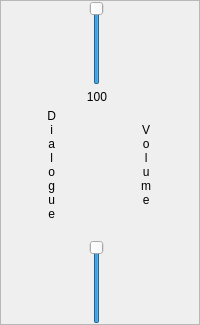
     <widget class="QFrame" name="frame">
      <property name="sizePolicy">
       <sizepolicy hsizetype="Maximum" vsizetype="Minimum">
        <horstretch>0</horstretch>
        <verstretch>0</verstretch>
       </sizepolicy>
      </property>
      <property name="frameShape">
       <enum>QFrame::StyledPanel</enum>
      </property>
      <property name="frameShadow">
       <enum>QFrame::Raised</enum>
      </property>
      <property name="lineWidth">
       <number>1</number>
      </property>
      <layout class="QGridLayout" name="gridLayout_3">
       <property name="leftMargin">
        <number>3</number>
       </property>
       <property name="topMargin">
        <number>0</number>
       </property>
       <property name="rightMargin">
        <number>9</number>
       </property>
       <property name="bottomMargin">
        <number>0</number>
       </property>
       <property name="horizontalSpacing">
        <number>3</number>
       </property>
       <property name="verticalSpacing">
        <number>5</number>
       </property>
       <item row="0" column="0" colspan="2">
        <widget class="QSlider" name="slider_3">
         <property name="sizePolicy">
          <sizepolicy hsizetype="Minimum" vsizetype="Minimum">
           <horstretch>0</horstretch>
           <verstretch>0</verstretch>
          </sizepolicy>
         </property>
         <property name="maximum">
          <number>100</number>
         </property>
         <property name="value">
          <number>100</number>
         </property>
         <property name="orientation">
          <enum>Qt::Vertical</enum>
         </property>
        </widget>
       </item>
       <item row="2" column="0">
        <widget class="QLabel" name="label_5">
         <property name="text">
          <string> D
 i
 a
 l
 o
 g
 u
 e
</string>
         </property>
         <property name="alignment">
          <set>Qt::AlignHCenter|Qt::AlignTop</set>
         </property>
         <property name="wordWrap">
          <bool>false</bool>
         </property>
         <property name="margin">
          <number>0</number>
         </property>
        </widget>
       </item>
       <item row="2" column="1">
        <widget class="QLabel" name="label_6">
         <property name="text">
          <string>
 V
 o
 l
 u
 m
 e</string>
         </property>
         <property name="alignment">
          <set>Qt::AlignHCenter|Qt::AlignTop</set>
         </property>
        </widget>
       </item>
       <item row="3" column="0" colspan="2">
        <widget class="QSlider" name="slider_2">
         <property name="sizePolicy">
          <sizepolicy hsizetype="Minimum" vsizetype="Minimum">
           <horstretch>0</horstretch>
           <verstretch>0</verstretch>
          </sizepolicy>
         </property>
         <property name="maximum">
          <number>100</number>
         </property>
         <property name="value">
          <number>100</number>
         </property>
         <property name="orientation">
          <enum>Qt::Vertical</enum>
         </property>
        </widget>
       </item>
       <item row="1" column="0" colspan="2">
        <widget class="QLabel" name="label_7">
         <property name="sizePolicy">
          <sizepolicy hsizetype="Preferred" vsizetype="Maximum">
           <horstretch>0</horstretch>
           <verstretch>0</verstretch>
          </sizepolicy>
         </property>
         <property name="text">
          <string>100</string>
         </property>
         <property name="alignment">
          <set>Qt::AlignCenter</set>
         </property>
        </widget>
       </item>
      </layout>
     </widget>
